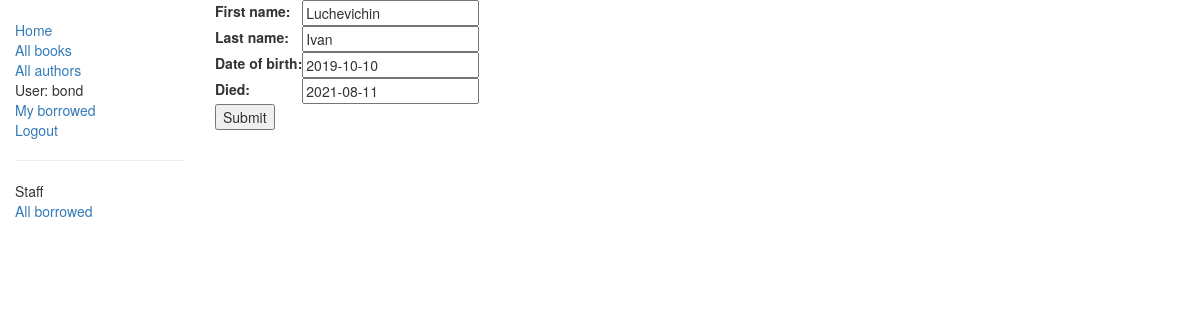
/catalog/author/3/update/ (signed in), run on an earlier commit of the app's database.
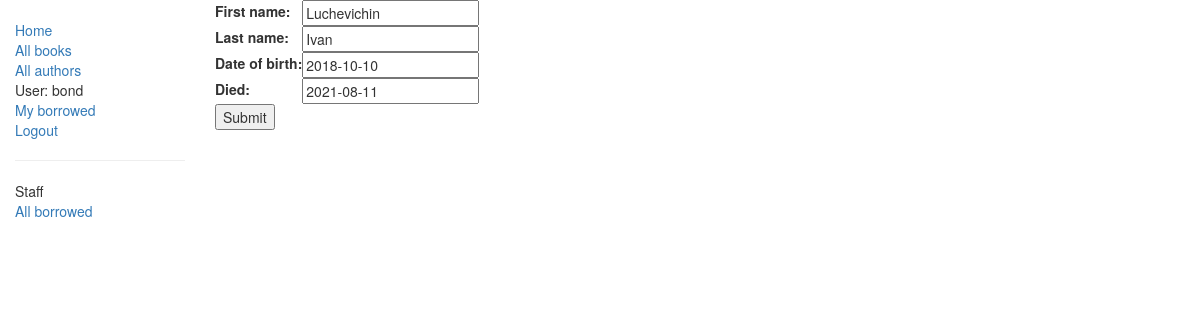
And on a later commit of the database.
### catalog/models.py (models this page shows, shortened)
class Author(models.Model):
    first_name = models.CharField(max_length=100)
    last_name = models.CharField(max_length=100)
    date_of_birth = models.DateField(null=True, blank=True)
    date_of_death = models.DateField('Died', null=True, blank=True)

### catalog/views.py (the view)
# urls.py: url(r'^author/(?P<pk>\d+)/update/$', views.AuthorUpdate.as_view(), name='author-update'),
class AuthorUpdate(PermissionRequiredMixin, UpdateView):
    permission_required = 'catalog.can_mark_returned'
    model = Author
    fields = ['first_name', 'last_name', 'date_of_birth', 'date_of_death']

### catalog/templates/catalog/author_form.html (shortened to what this page needs)
{% extends "base_generic.html" %}
{% block content %}
<form action="" method="post">
    <table>
    {{ form.as_table }}
    </table>
    <input type="submit" value="Submit" />
</form>
{% endblock %}

What changed in the data, as far as the page shows it:
changed Author "Luchevichin": date_of_birth "2019-10-10" → "2018-10-10"
